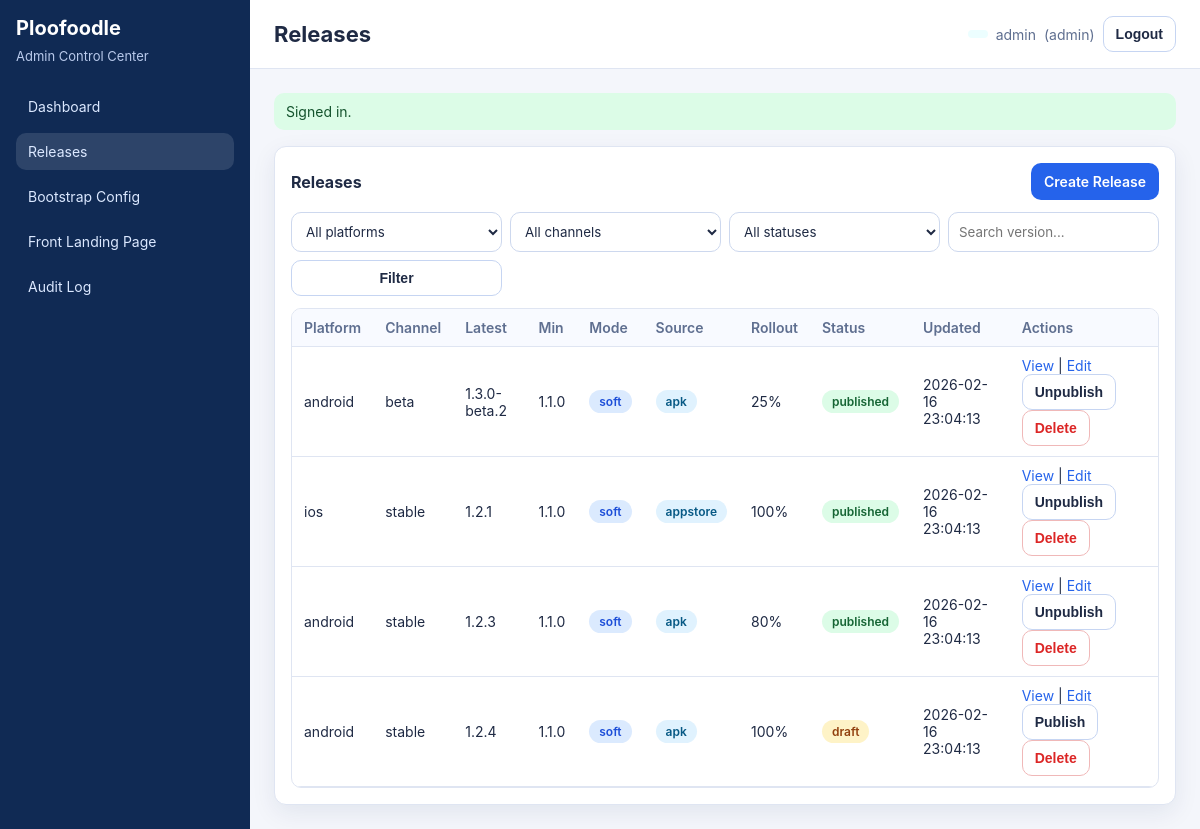
The app's page /index.php?_route=/admin/releases (signed in) with its own data.
### tables this page shows
CREATE TABLE IF NOT EXISTS admin_update_manifest (
  id BIGINT UNSIGNED AUTO_INCREMENT PRIMARY KEY,
  platform VARCHAR(20) NOT NULL DEFAULT 'android',
  channel VARCHAR(30) NOT NULL DEFAULT 'stable',
  status ENUM('draft','published') NOT NULL DEFAULT 'draft',
  schema_version INT UNSIGNED NOT NULL DEFAULT 1,
  latest_version VARCHAR(32) NOT NULL,
  min_supported_version VARCHAR(32) NOT NULL,
  update_mode ENUM('soft','hard') NOT NULL DEFAULT 'soft',
  update_source ENUM('apk','play','appstore','web') NOT NULL DEFAULT 'apk',
  download_url VARCHAR(500) NOT NULL,
  distribution_url VARCHAR(500) NULL,
  release_notes_url VARCHAR(500) NULL,
  sha256 VARCHAR(128) NULL,
  rollout_percent TINYINT UNSIGNED NOT NULL DEFAULT 100,
  cache_ttl_seconds INT UNSIGNED NOT NULL DEFAULT 3600,
  etag VARCHAR(64) NOT NULL,
  updated_by BIGINT UNSIGNED NULL,
  published_at TIMESTAMP NULL DEFAULT NULL,
  created_at TIMESTAMP NOT NULL DEFAULT CURRENT_TIMESTAMP,
  updated_at TIMESTAMP NOT NULL DEFAULT CURRENT_TIMESTAMP ON UPDATE CURRENT_TIMESTAMP,
  KEY idx_aum_platform_channel_status (platform, channel, status),
  KEY idx_aum_updated_at (updated_at),
  UNIQUE KEY uq_aum_draft (platform, channel, status),
  CONSTRAINT fk_aum_updated_by FOREIGN KEY (updated_by) REFERENCES admin_users(id)
    ON DELETE SET NULL
);

### src/Controllers/BaseController.php (called while the page is built, shortened)
<?php
abstract class BaseController
{
    protected function render(string $viewFile, array $vars = []): void
    {
        $viewPath = PLOO_BASE_PATH . '/src/Views/' . $viewFile;
        extract($vars, EXTR_SKIP);
        require $viewPath;
    }
}

### src/Controllers/AdminReleaseController.php (called while the page is built, shortened)
<?php
final class AdminReleaseController extends BaseController
{
    public function index(): void
    {
        $user = (new RequireAdminAuth())->handle();
        $filters = [
            'platform' => (string)($this->request->query('platform', '') ?? ''),
            'channel' => (string)($this->request->query('channel', '') ?? ''),
            'status' => (string)($this->request->query('status', '') ?? ''),
            'q' => (string)($this->request->query('q', '') ?? ''),
        ];
        $rows = [];
        try {
            $rows = (new UpdateManifestRepository(Db::pdo()))->list($filters);
        } catch (\Throwable $e) {
            \ploo_flash('error', 'Release manifest table not available yet.');
        }
        $this->render('admin/releases/index.php', [
            'user' => $user,
            'flash' => \ploo_take_flash(),
            'csrfToken' => \ploo_csrf_token(),
            'rows' => $rows,
            'filters' => $filters,
            'allowedPlatforms' => ploo_config('app')['allowed_platforms'] ?? ['android'],
            'allowedChannels' => ploo_config('app')['allowed_channels'] ?? ['stable'],
        ]);
    }
}

### src/Core/Router.php (called while the page is built, shortened)
<?php
final class Router
{
    private array $routes = [];
    public function get(string $path, array $handler): void
    {
        $this->routes['GET'][$path] = $handler;
    }
    public function post(string $path, array $handler): void
    {
        $this->routes['POST'][$path] = $handler;
    }
    public function dispatch(): void
    {
        $request = new Request();
        $response = new Response();
        $method = $request->method();
        $path = rtrim($request->path(), '/') ?: '/';
        $handler = $this->routes[$method][$path] ?? null;
        try {
            [$class, $action] = $handler;
            $controller = new $class($request, $response);
            $controller->{$action}();
        } catch (\Throwable $e) {
            $response->json(['success' => false, 'error' => 'Internal server error'], 500);
        }
    }
}

### public/index.php (called while the page is built, shortened)
<?php
require_once __DIR__ . '/../src/bootstrap.php';
$router = new Router();
$router->get('/', [AdminDashboardController::class, 'index']);
$router->get('/admin', [AdminDashboardController::class, 'index']);
$router->get('/auth/login', [AuthController::class, 'showLogin']);
$router->post('/auth/login', [AuthController::class, 'login']);
$router->post('/auth/logout', [AuthController::class, 'logout']);
$router->get('/admin/config', [AdminConfigController::class, 'index']);
$router->post('/admin/config', [AdminConfigController::class, 'saveOrPublish']);
$router->post('/admin/config/save-draft', [AdminConfigController::class, 'saveDraft']);
$router->post('/admin/config/publish', [AdminConfigController::class, 'publish']);
$router->post('/admin/config/reset-draft', [AdminConfigController::class, 'resetDraft']);
$router->post('/admin/config/delete-draft', [AdminConfigController::class, 'deleteDraft']);
$router->get('/admin/releases', [AdminReleaseController::class, 'index']);
$router->post('/admin/releases', [AdminReleaseController::class, 'saveOrPublish']);
$router->get('/admin/releases/create', [AdminReleaseController::class, 'create']);
$router->get('/admin/releases/view', [AdminReleaseController::class, 'view']);
$router->get('/admin/releases/edit', [AdminReleaseController::class, 'edit']);
$router->post('/admin/releases/publish', [AdminReleaseController::class, 'publish']);
$router->post('/admin/releases/unpublish', [AdminReleaseController::class, 'unpublish']);
$router->post('/admin/releases/delete', [AdminReleaseController::class, 'delete']);
$router->get('/admin/audit', [AdminAuditController::class, 'index']);
$router->get('/admin/audit/view', [AdminAuditController::class, 'view']);
$router->get('/admin/front-landing', [AdminFrontLandingController::class, 'landing']);
$router->get('/admin/front-landing/get-started', [AdminFrontLandingController::class, 'getStarted']);
$router->get('/admin/front-landing/support', [AdminFrontLandingController::class, 'support']);
$router->post('/admin/front-landing/save', [AdminFrontLandingController::class, 'saveOrPublish']);
$router->get('/app', [PublicAppLandingController::class, 'show']);
$router->get('/app/open', [PublicAppOpenController::class, 'show']);
$router->get('/app/releases', [PublicAppReleasesController::class, 'show']);
$router->get('/app/releases/notes', [PublicAppReleasesController::class, 'notes']);
$router->get('/app/get-started', [PublicAppGetStartedController::class, 'show']);
$router->get('/app/support', [PublicAppSupportController::class, 'show']);
$router->get('/mobile/bootstrap', [MobileBootstrapController::class, 'show']);
$router->get('/mobile/update', [MobileUpdateController::class, 'show']);
$router->get('/health', [HealthController::class, 'show']);
$router->dispatch();

### src/bootstrap.php (called while the page is built, shortened)
<?php
spl_autoload_register(static function (string $class): void {
    $prefix = 'Ploofoodle\\';
    $relative = substr($class, strlen($prefix));
    $path = PLOO_BASE_PATH . '/src/' . str_replace('\\', '/', $relative) . '.php';
});
$GLOBALS['ploo_config'] = [
    'app' => require PLOO_BASE_PATH . '/config/app.php',
    'db' => require PLOO_BASE_PATH . '/config/db.php',
    'auth' => require PLOO_BASE_PATH . '/config/auth.php',
];
function ploo_config(string $group): array
{
    return $GLOBALS['ploo_config'][$group] ?? [];
}
function ploo_base_path(): string
{
    $configured = trim((string)(ploo_config('app')['base_path'] ?? ''));
    $scriptName = (string)($_SERVER['SCRIPT_NAME'] ?? '/index.php');
    $base = rtrim(str_replace('\\', '/', dirname($scriptName)), '/');
    return $base === '' ? '' : $base;
}
function ploo_route_url(string $route, array $query = []): string
{
    $query = array_merge(['_route' => $route], $query);
    return ploo_base_path() . '/index.php?' . http_build_query($query);
}

### src/Core/Db.php (called while the page is built, shortened)
<?php
final class Db
{
    private static array $config = [];
    private static ?PDO $pdo = null;
    public static function configure(array $config): void
    {
        self::$config = $config;
    }
    public static function pdo(): PDO
    {
        $host = self::$config['host'] ?? '127.0.0.1';
        $port = (int)(self::$config['port'] ?? 3306);
        $name = self::$config['name'] ?? 'up-skill';
        $user = self::$config['user'] ?? 'root';
        $pass = self::$config['pass'] ?? '';
        $charset = self::$config['charset'] ?? 'utf8mb4';
        $dsn = sprintf('mysql:host=%s;port=%d;dbname=%s;charset=%s', $host, $port, $name, $charset);
        self::$pdo = new PDO($dsn, $user, $pass, [
            PDO::ATTR_ERRMODE => PDO::ERRMODE_EXCEPTION,
            PDO::ATTR_DEFAULT_FETCH_MODE => PDO::FETCH_ASSOC,
            PDO::ATTR_EMULATE_PREPARES => false,
        ]);
        return self::$pdo;
    }
}

### src/Core/Request.php (called while the page is built, shortened)
<?php
final class Request
{
    public function query(string $key, ?string $default = null): ?string
    {
        $value = $_GET[$key] ?? null;
        if ($value === null || $value === '') {
            return $default;
        }
        return trim((string)$value);
    }
}

### src/Repositories/UpdateManifestRepository.php (called while the page is built, shortened)
<?php
final class UpdateManifestRepository
{
    public function list(array $filters = []): array
    {
        $sql = 'SELECT * FROM admin_update_manifest WHERE 1=1';
        $params = [];
        $sql .= ' ORDER BY updated_at DESC, id DESC';
        $stmt = $this->pdo->prepare($sql);
        $stmt->execute($params);
        $rows = $stmt->fetchAll();
        return is_array($rows) ? $rows : [];
    }
}

### src/Views/admin/releases/index.php (the view, shortened to what this page needs)
<?php
$rows = $rows ?? [];
$filters = $filters ?? ['platform' => '', 'channel' => '', 'status' => '', 'q' => ''];
?>
<section class="card">
  <div class="card-head">
    <h3>Releases</h3>
    <a class="btn primary" href="<?= htmlspecialchars(ploo_route_url('/admin/releases/create'), ENT_QUOTES, 'UTF-8') ?>">Create Release</a>
  </div>
  <form method="get" action="<?= htmlspecialchars(ploo_route_url('/admin/releases'), ENT_QUOTES, 'UTF-8') ?>" class="filters">
    <select name="platform">
      <option value="">All platforms</option>
    </select>
    <select name="channel">
      <option value="">All channels</option>
    </select>
    <select name="status">
      <option value="">All statuses</option>
    </select>
    <input type="text" name="q" value="<?= htmlspecialchars((string)($filters['q'] ?? ''), ENT_QUOTES, 'UTF-8') ?>" placeholder="Search version..." />
    <button class="btn secondary" type="submit">Filter</button>
  </form>
  <div class="table-wrap">
    <table>
      <thead>
        <tr>
          <th>Platform</th><th>Channel</th><th>Latest</th><th>Min</th><th>Mode</th><th>Source</th><th>Rollout</th><th>Status</th><th>Updated</th><th>Actions</th>
        </tr>
      </thead>
      <tbody>
      <?php if (empty($rows)): ?>
        <tr><td colspan="10" class="muted">No manifests found.</td></tr>
      <?php else: foreach ($rows as $r): ?>
        <tr>
          <td><?= htmlspecialchars((string)$r['platform'], ENT_QUOTES, 'UTF-8') ?></td>
          <td><?= htmlspecialchars((string)$r['channel'], ENT_QUOTES, 'UTF-8') ?></td>
          <td><?= htmlspecialchars((string)$r['latest_version'], ENT_QUOTES, 'UTF-8') ?></td>
          <td><?= htmlspecialchars((string)$r['min_supported_version'], ENT_QUOTES, 'UTF-8') ?></td>
          <td><span class="badge <?= htmlspecialchars((string)$r['update_mode'], ENT_QUOTES, 'UTF-8') ?>"><?= htmlspecialchars((string)$r['update_mode'], ENT_QUOTES, 'UTF-8') ?></span></td>
          <td><span class="badge info"><?= htmlspecialchars((string)($r['update_source'] ?? 'apk'), ENT_QUOTES, 'UTF-8') ?></span></td>
          <td><?= (int)$r['rollout_percent'] ?>%</td>
          <td><span class="badge <?= htmlspecialchars((string)$r['status'], ENT_QUOTES, 'UTF-8') ?>"><?= htmlspecialchars((string)$r['status'], ENT_QUOTES, 'UTF-8') ?></span></td>
          <td><?= htmlspecialchars((string)$r['updated_at'], ENT_QUOTES, 'UTF-8') ?></td>
          <td>
            <a href="<?= htmlspecialchars(ploo_route_url('/admin/releases/view', ['id' => (int)$r['id']]), ENT_QUOTES, 'UTF-8') ?>">View</a>
            |
            <a href="<?= htmlspecialchars(ploo_route_url('/admin/releases/edit', ['id' => (int)$r['id']]), ENT_QUOTES, 'UTF-8') ?>">Edit</a>
            <form method="post" action="<?= htmlspecialchars(ploo_route_url('/admin/releases/' . ($r['status'] === 'published' ? 'unpublish' : 'publish')), ENT_QUOTES, 'UTF-8') ?>" style="display:inline" onsubmit="return confirm('Apply action for this manifest?');">
              <button class="btn secondary" type="submit"><?= $r['status'] === 'published' ? 'Unpublish' : 'Publish' ?></button>
            </form>
            <form method="post" action="<?= htmlspecialchars(ploo_route_url('/admin/releases/delete'), ENT_QUOTES, 'UTF-8') ?>" style="display:inline" onsubmit="return confirm('Delete this manifest row?');">
              <button class="btn danger" type="submit">Delete</button>
            </form>
          </td>
        </tr>
      <?php endforeach; endif; ?>
      </tbody>
    </table>
  </div>
</section>
<?php
require PLOO_BASE_PATH . '/src/Views/layout.php';

### public/assets/admin.css (style rules this page uses)
:root { --bg: #f4f6fb; --surface: #ffffff; --surface-muted: #f8faff; --text: #1f2a44; --text-muted: #5f6f90; --primary: #2563eb; --primary-600: #1d4ed8; --danger: #dc2626; --warning: #d97706; --success: #16a34a; --border: #dfe5f2; --shadow: 0 8px 24px rgba(16, 42, 84, 0.08); --radius: 12px; --space-1: 4px; --space-2: 8px; --space-3: 12px; --space-4: 16px; --space-5: 24px; --space-6: 32px; --font: Inter, Segoe UI, Roboto, Arial, sans-serif; }
* { box-sizing: border-box; }
body { margin: 0; font-family: var(--font); background: var(--bg); color: var(--text); }
a { color: var(--primary); text-decoration: none; }
.card { background: var(--surface); border: 1px solid var(--border); border-radius: var(--radius); box-shadow: var(--shadow); padding: var(--space-4); }
.card-head { display: flex; justify-content: space-between; align-items: center; gap: var(--space-2); margin-bottom: var(--space-3); }
.card-head h3 { margin: 0; font-size: 16px; }
.table-wrap { overflow: auto; border: 1px solid var(--border); border-radius: 10px; }
table { width: 100%; border-collapse: collapse; font-size: 14px; }
th, td { padding: 10px 12px; border-bottom: 1px solid var(--border); text-align: left; }
th { background: var(--surface-muted); font-weight: 600; color: var(--text-muted); }
input, select, textarea { width: 100%; border: 1px solid #cdd8ee; border-radius: 10px; padding: 10px; background: #fff; color: var(--text); font-family: var(--font); }
.btn { border: 1px solid transparent; border-radius: 10px; padding: 9px 12px; cursor: pointer; font-weight: 600; font-size: 14px; background: var(--surface-muted); color: var(--text); }
.btn.primary { background: var(--primary); color: #fff; }
.btn.secondary { background: #fff; border-color: #c6d5f2; }
.btn.danger { background: #fff; border-color: #f0b8b8; color: var(--danger); }
.badge { display: inline-flex; align-items: center; border-radius: 999px; padding: 4px 10px; font-size: 12px; font-weight: 600; }
.badge.published { background: #dcfce7; color: #166534; }
.badge.draft { background: #fef3c7; color: #92400e; }
.badge.soft { background: #dbeafe; color: #1d4ed8; }
.badge.info { background: #e0f2fe; color: #075985; }
.filters { display: grid; grid-template-columns: repeat(4, minmax(160px, 1fr)); gap: var(--space-2); margin-bottom: var(--space-3); }

### records on screen
admin_update_manifest: platform "android", channel "beta", latest_version "1.3.0-beta.2", min_supported_version "1.1.0", update_mode "soft", update_source "apk", rollout_percent "25", status "published", updated_at "2026-02-16 23:04:13", shows "Unpublish"
admin_update_manifest: platform "ios", channel "stable", latest_version "1.2.1", min_supported_version "1.1.0", update_mode "soft", update_source "appstore", rollout_percent "100", status "published", updated_at "2026-02-16 23:04:13", shows "Unpublish"
admin_update_manifest: platform "android", channel "stable", latest_version "1.2.3", min_supported_version "1.1.0", update_mode "soft", update_source "apk", rollout_percent "80", status "published", updated_at "2026-02-16 23:04:13", shows "Unpublish"
admin_update_manifest: platform "android", channel "stable", latest_version "1.2.4", min_supported_version "1.1.0", update_mode "soft", update_source "apk", rollout_percent "100", status "draft", updated_at "2026-02-16 23:04:13", shows "Publish"

### other values on screen
$pageTitle "Releases"
$u['username'] "admin"
$u['role'] "admin"
$flash['message'] "Signed in."
